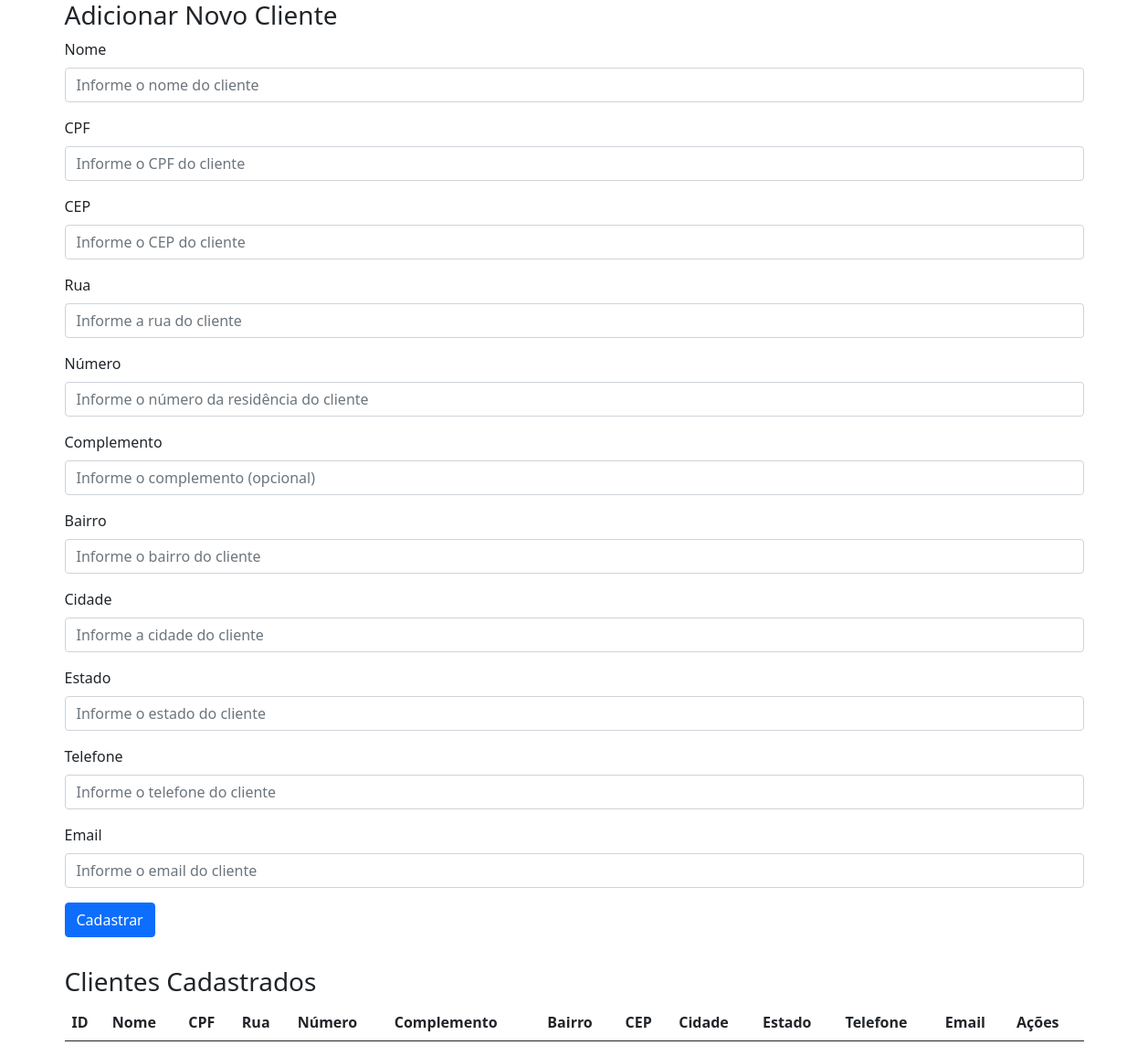
Before: / with the older database file.
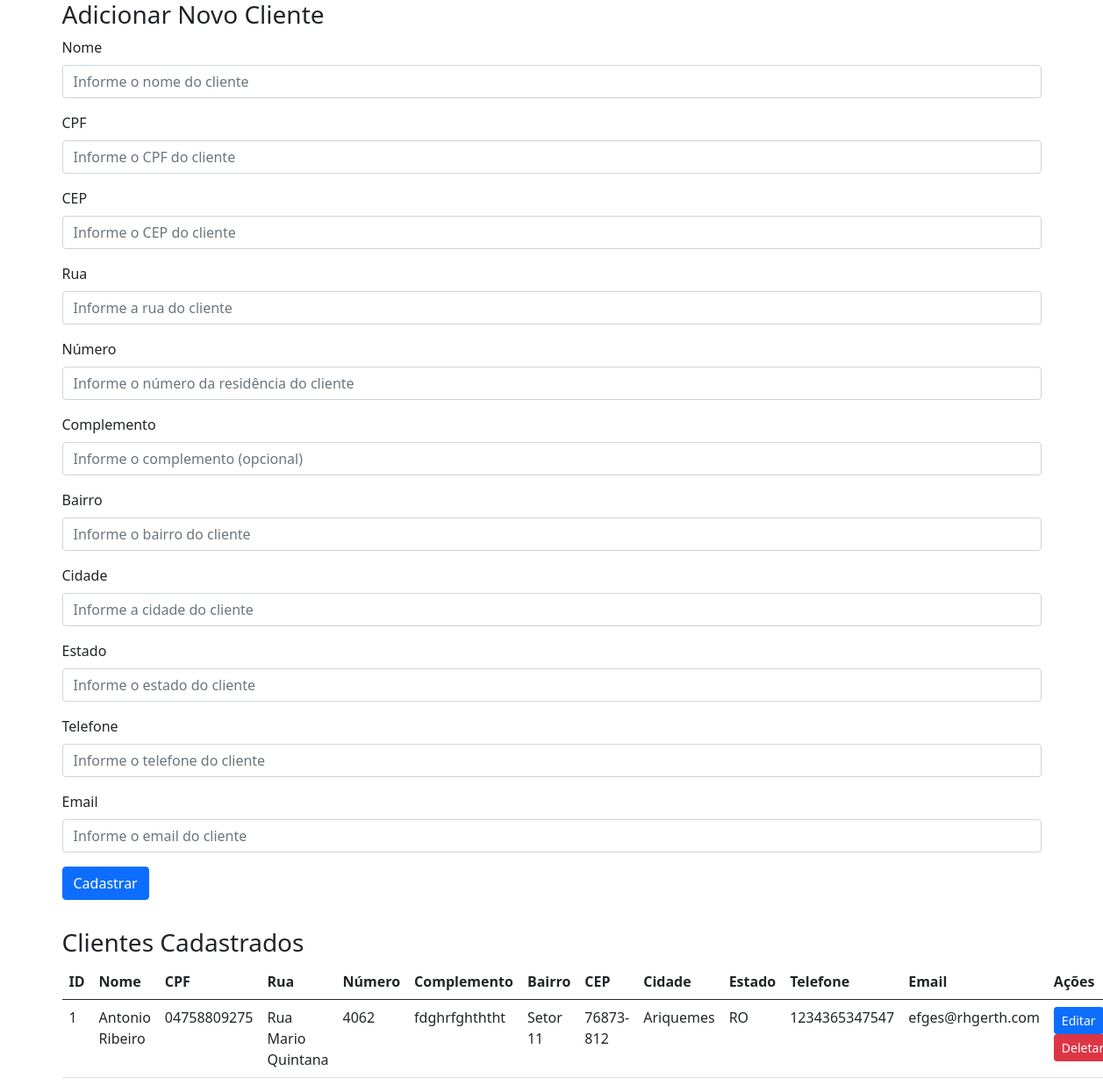
After: the same page with the newer database file.
### models/client_model.py (models this page shows, shortened)
class Client(db.Model):
    id: Mapped[int] = mapped_column(Integer, primary_key=True)
    name: Mapped[str] = mapped_column(String)
    cpf: Mapped[str] = mapped_column(String, unique=True)
    street: Mapped[str] = mapped_column(String)
    number: Mapped[str] = mapped_column(String)
    complement: Mapped[str] = mapped_column(String)
    neighborhood: Mapped[str] = mapped_column(String)
    zip_code: Mapped[str] = mapped_column(String)
    city: Mapped[str] = mapped_column(String)
    state: Mapped[str] = mapped_column(String)
    phone: Mapped[str] = mapped_column(String)
    email: Mapped[str] = mapped_column(String)
    __table_args__ = {'extend_existing': True}

### controllers/template.py (the view)
@template.route('/')
def index():
    clients = db.session.execute(
        db.select(Client).order_by(Client.name)).scalars().all()
    return render_template('new.html', clients=clients)

### templates/new.html (shortened to what this page needs)
{% extends 'base.html' %}  {% block body %}
<h3>Adicionar Novo Cliente</h3>
<form
  action="{{ url_for('template.create_client') }}"
  method="POST"
  autocomplete="off"
>
  <div class="mb-3">
    <label for="name" class="form-label">Nome</label>
    <input
      class="form-control"
      type="text"
      name="name"
      id="name"
      placeholder="Informe o nome do cliente"
      required
      autofocus
    />
  </div>
  <div class="mb-3">
    <label for="cpf" class="form-label">CPF</label>
    <input
      class="form-control"
      type="text"
      name="cpf"
      id="cpf"
      placeholder="Informe o CPF do cliente"
      required
    />
  </div>
  <div class="mb-3">
    <label for="zip_code" class="form-label">CEP</label>
    <input
      class="form-control"
      type="text"
      name="zip_code"
      id="zip_code"
      placeholder="Informe o CEP do cliente"
      required
    />
  </div>
  <div class="mb-3">
    <label for="street" class="form-label">Rua</label>
    <input
      class="form-control"
      type="text"
      name="street"
      id="street"
      placeholder="Informe a rua do cliente"
      required
    />
  </div>
  <div class="mb-3">
    <label for="number" class="form-label">Número</label>
    <input
      class="form-control"
      type="text"
      name="number"
      id="number"
      placeholder="Informe o número da residência do cliente"
      required
    />
  </div>
  <div class="mb-3">
    <label for="complement" class="form-label">Complemento</label>
    <input
      class="form-control"
      type="text"
      name="complement"
      id="complement"
      placeholder="Informe o complemento (opcional)"
    />
  </div>
  <div class="mb-3">
    <label for="neighborhood" class="form-label">Bairro</label>
    <input
      class="form-control"
      type="text"
      name="neighborhood"
      id="neighborhood"
      placeholder="Informe o bairro do cliente"
      required
    />
  </div>
  <div class="mb-3">
    <label for="city" class="form-label">Cidade</label>
    <input
      class="form-control"
      type="text"
      name="city"
      id="city"
      placeholder="Informe a cidade do cliente"
      required
    />
  </div>
  <div class="mb-3">
    <label for="state" class="form-label">Estado</label>
    <input
      class="form-control"
      type="text"
      name="state"
      id="state"
      placeholder="Informe o estado do cliente"
      required
    />
  </div>
  <div class="mb-3">
    <label for="phone" class="form-label">Telefone</label>
    <input
      class="form-control"
      type="text"
      name="phone"
      id="phone"
      placeholder="Informe o telefone do cliente"
      required
    />
  </div>
  <div class="mb-3">
    <label for="email" class="form-label">Email</label>
    <input
      class="form-control"
      type="email"
      name="email"
      id="email"
      placeholder="Informe o email do cliente"
      required
    />
  </div>
  <div class="mb-3">
    <button type="submit" class="btn btn-primary mb-3">Cadastrar</button>
  </div>
</form>
<h3>Clientes Cadastrados</h3>
<table class="table">
  <thead>
    <tr>
      <th>ID</th>
      <th>Nome</th>
      <th>CPF</th>
      <th>Rua</th>
      <th>Número</th>
      <th>Complemento</th>
      <th>Bairro</th>
      <th>CEP</th>
      <th>Cidade</th>
      <th>Estado</th>
      <th>Telefone</th>
      <th>Email</th>
      <th>Ações</th>
    </tr>
  </thead>
  <tbody>
    {% for client in clients %}
    <tr>
      <td>{{ client.id }}</td>
      <td>{{ client.name }}</td>
      <td>{{ client.cpf }}</td>
      <td>{{ client.street }}</td>
      <td>{{ client.number }}</td>
      <td>{{ client.complement }}</td>
      <td>{{ client.neighborhood }}</td>
      <td>{{ client.zip_code }}</td>
      <td>{{ client.city }}</td>
      <td>{{ client.state }}</td>
      <td>{{ client.phone }}</td>
      <td>{{ client.email }}</td>
      <td>
        <a
          href="{{ url_for('template.update_client', id=client.id) }}"
          class="btn btn-primary btn-sm"
          >Editar</a
        >
        <a
          href="{{ url_for('template.delete_client', id=client.id) }}"
          class="btn btn-danger btn-sm"
          >Deletar</a
        >
      </td>
    </tr>
    {% endfor %}
  </tbody>
</table>
{% endblock %}

### templates/base.html (shortened to what this page needs)
<!DOCTYPE html>
<html lang="pt">
  <head>
    <link
      href="{{ url_for('static', filename='css/bootstrap.min.css') }}"
      rel="stylesheet"
    />
  </head>
  <body>
    <div class="container">{% block body %}{% endblock %}</div>
  </body>
</html>

Changed rows visible on the page:
added Client: id "1", name "Antonio Ribeiro", cpf "04758809275", street "Rua Mario Quintana", number "4062", complement "fdghrfghththt", neighborhood "Setor 11", zip_code "76873-812", city "Ariquemes", state "RO", phone "1234365347547", email "efges@rhgerth.com"
